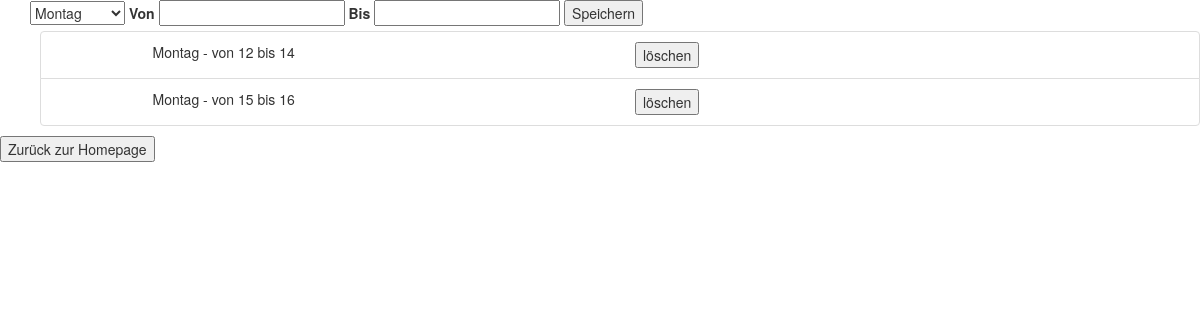
The app's page /restaurant/openingTime (signed in), older data.
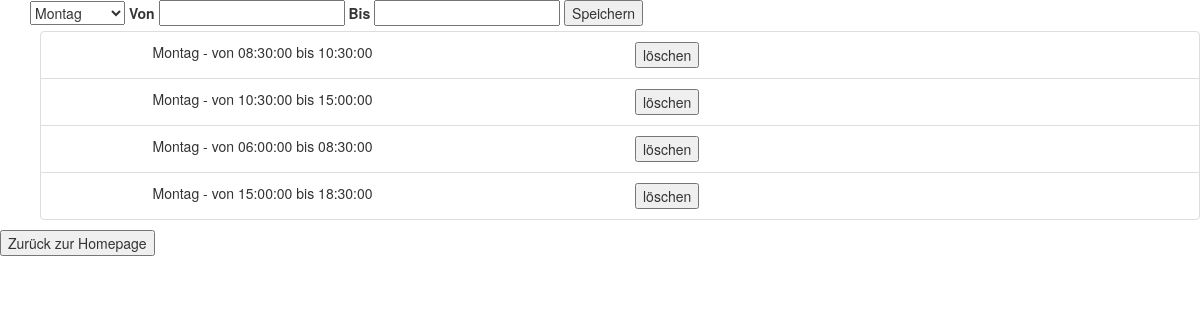
The same page, newer data.
### tables this page shows
CREATE TABLE 'openingTimes'('id' INTEGER PRIMARY KEY AUTOINCREMENT,'restaurant_username' TEXT, 'day' TEXT, 'fromTime' Time,'toTime' Time, FOREIGN KEY(restaurant_username) REFERENCES restaurant(username));

### app.py (the view)
@app.route("/restaurant/openingTime")
def openingTime():
    if(not 'username' in session):
        return render_template('restaurant_login.html')
    list = zugreifer.getOpeningTimesForRestaurant(session['username'])
    mondaysList = []
    tuesdayList = []
    wednesdayList = []
    thursdayList = []
    fridayList = []
    saturdayList = []
    sundayList = []
    for openingTime in list:
        if(openingTime.day == 'Montag'):
            mondaysList.append(openingTime)
        if(openingTime.day == 'Dienstag'):
            tuesdayList.append(openingTime)
        if(openingTime.day == 'Mittwoch'):
            wednesdayList.append(openingTime)
        if(openingTime.day == 'Donnerstag'):
            thursdayList.append(openingTime)
        if(openingTime.day == 'Freitag'):
            fridayList.append(openingTime)
        if(openingTime.day == 'Samstag'):
            saturdayList.append(openingTime)
        if(openingTime.day == 'Sonntag'):
            sundayList.append(openingTime)
    return render_template('openingTime.html',
        mondaysList=mondaysList,
        tuesdayList=tuesdayList,
        wednesdayList=wednesdayList,
        thursdayList=thursdayList,
        fridayList=fridayList,
        saturdayList=saturdayList,
        sundayList=sundayList)

### zugreifer.py (called while the page is built)
def getOpeningTimesForRestaurant(username):
    con = sqlite3.connect('Database.db')
    cur = con.cursor()
    result = cur.execute("SELECT * FROM openingTimes WHERE restaurant_username= '" +username + "'");
    openingTimes = list()
    for x in result:
        openingTimes.append(OpeningTime(x[0], x[1], x[2], x[3], x[4]))
    cur.close()
    con.close()
    print("Found "+str(len(openingTimes)) +" openingtime(s) for restaurant with username: "+ username )
    return openingTimes

### templates/openingTime.html (shortened to what this page needs)
<!DOCTYPE html>
<html lang="en">
<head>
    <link rel="stylesheet" href="https://maxcdn.bootstrapcdn.com/bootstrap/3.4.1/css/bootstrap.min.css">
</head>
<body>
    <div class="container" >
        <form action="/restaurant/openingTime/add" method="post">
            <select type="text" name="day">
                <option value="Montag">Montag</option>
            </select>
            <label for="from">Von
                <input type="text" name="from" required>
            </label>
            <label for="to">Bis
                <input type="text" name="to" required>
            </label>
            <button type="submit">Speichern</button>
        </form>
    </div>
    <div>
        <ul>
            {%for monday in mondaysList%}
            <li class="list-group-item" style="list-style-type: none;">
                <div class="row">
                    <div class="col-sm-1"></div>
                    <div class="col-sm-5">
                        {{ monday.day }} - von {{monday.fromTime}} bis {{monday.toTime}}
                    </div>
                    <div class="col-sm-3">
                        <form action="{{ url_for('delete_day',id =monday.id) }}" method=post >
                            <button type="submit">löschen</button>
                        </form>
                    </div>
            </li>
            {% endfor %}
        </ul>
        <div class="row-sm-20">
            <form action="/restaurant" method="get">
                <button type="submit">Zurück zur Homepage</button>
            </form>
        </div>
    </div>
</body>
</html>

Row changes from the older to the newer data that the page shows:
removed openingTimes: day "Montag", fromTime "12", toTime "14"
removed openingTimes: day "Montag", fromTime "15", toTime "16"
added openingTimes: day "Montag", fromTime "08:30:00", toTime "10:30:00"
added openingTimes: day "Montag", fromTime "10:30:00", toTime "15:00:00"
added openingTimes: day "Montag", fromTime "06:00:00", toTime "08:30:00"
added openingTimes: day "Montag", fromTime "15:00:00", toTime "18:30:00"
